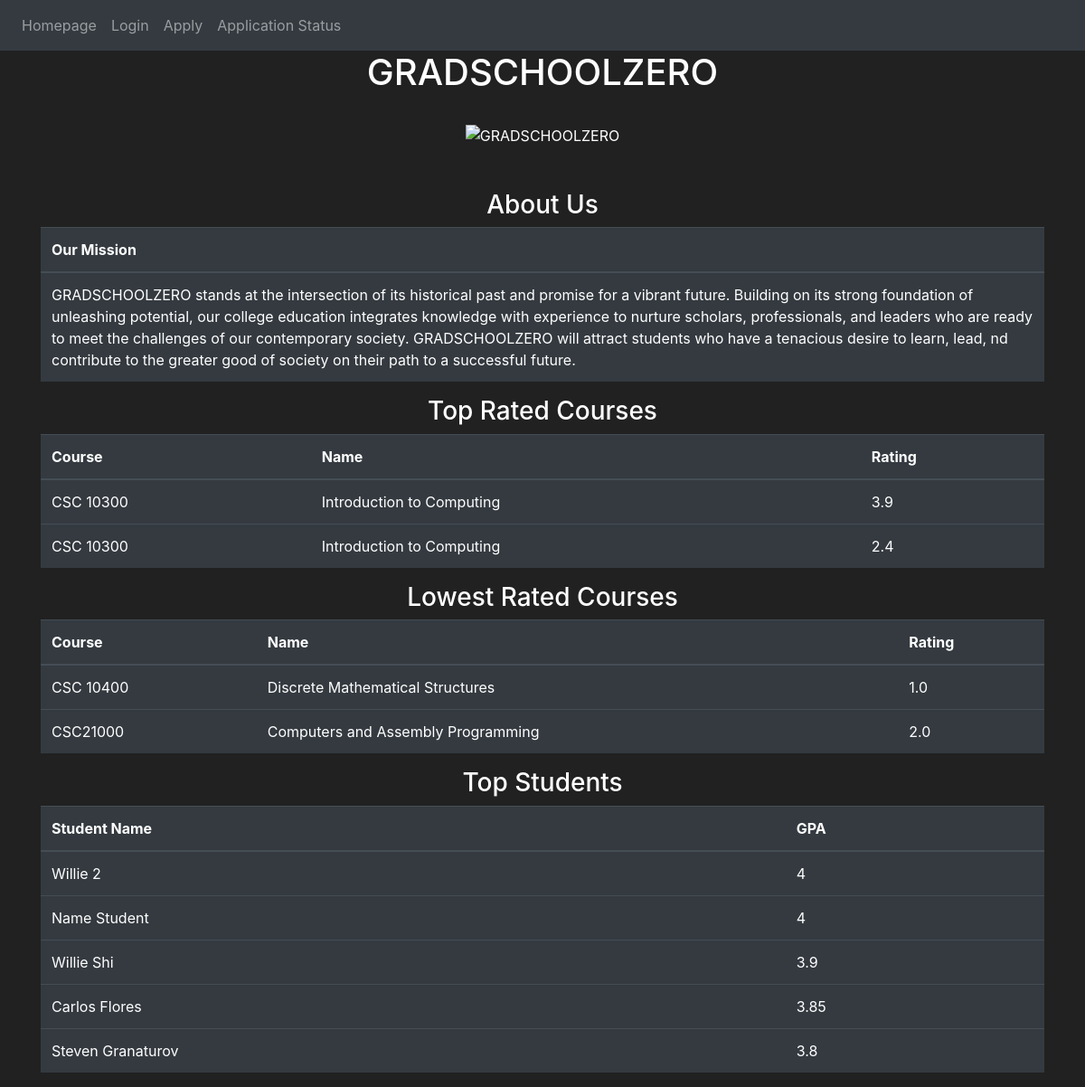
The page / on the database its author committed.
### website/models.py (models this page shows, shortened)
class User(db.Model, UserMixin):
    id = db.Column(db.Integer, primary_key=True)
    email = db.Column(db.String(400), unique=True)
    password = db.Column(db.String(400))
    first_name = db.Column(db.String(400))
    usertype = db.Column(db.String(400))
    gpa = db.Column(db.Integer)
    department = db.Column(db.String(400))
    status = db.Column(db.String(1))  ####################
    courses = db.relationship('Courses')

### website/views.py (the view)
@views.route('/')
def homepage():
    make_student()
    make_instructor()
    make_registrar()
    data = (
        ("CSC 10300", "Introduction to Computing", "3.9"),
        ("CSC 10300", "Introduction to Computing", "2.4"),
    )
    user = User.query.order_by(desc(User.gpa)).first()
    max_gpa = user.gpa
    student = User.query.filter(User.gpa <= max_gpa).order_by( desc(User.gpa)).limit(5).all()
    return render_template("homepage.html", user=current_user,  table_data=data, data=student)

### website/auth.py (called while the page is built, shortened)
@auth.route('/registrar-make', methods=['GET', 'POST'])
def make_registrar():
    user = User.query.filter_by(email="r@gmail.com").first()
    if user:
        pass
    else:
        new_user = User(email = "r@gmail.com", first_name = "RegistrarT", password = generate_password_hash("1", method='sha256'), usertype = "Registrar")
        db.session.add(new_user)
        db.session.commit()
    return render_template("make-user.html", user = current_user)

@auth.route('/student-make', methods=['GET', 'POST'])
def make_student():
    user = User.query.filter_by(email="s@gmail.com").first()
    if user:
        pass
    return render_template("make-user.html", user=current_user)

@auth.route('/instructor-make', methods=['GET', 'POST'])
def make_instructor():
    user = User.query.filter_by(email="i@gmail.com").first()
    if user:
        pass
    else:
        new_user = User(email = "i@gmail.com", first_name = "Instructor", password = generate_password_hash("1", method='sha256'), usertype = "Instructor")
        db.session.add(new_user)
        db.session.commit()
    return render_template("make-user.html", user = current_user)

### website/templates/make-user.html (shortened to what this page needs)
{% extends "base.html" %} {% block title %}Applications{% endblock %}

### website/templates/homepage.html (shortened to what this page needs)
{% extends "base.html" %} {% block title %}GRADSCHOOLZERO{% endblock %} {% block content
%}
<h1 align="center">GRADSCHOOLZERO</h1>
    <br>
  </head>
  <body>
    <span class="img-container">
      <img src="https://i.ibb.co/C21Q2bJ/GRADSCHOOLZERO.png" alt="GRADSCHOOLZERO">
    </span>
<br>
<br>
    <h3 align="center">About Us</h3>
      <table class="table table-hover table-dark">
        <thead>
            <tr>
                <th scope="col">Our Mission</th>
            </tr>
        </thead>
            <tbody>
                    <tr>
                        <td>GRADSCHOOLZERO stands at the intersection of its historical past and promise for a vibrant future.
                            Building on its strong foundation of unleashing potential, our college education integrates
                            knowledge with experience to nurture scholars, professionals, and leaders who are ready to meet the challenges
                            of our contemporary society. GRADSCHOOLZERO will attract students who have a tenacious desire to learn, lead,
                            nd contribute to the greater good of society on their path to a successful future.
                        </td>
                    </tr>
            </tbody>
        </table>
    <h3 align="center">Top Rated Courses</h3>
      <table class="table table-hover table-dark">
        <thead>
            <tr>
                <th scope="col">Course</th>
                <th scope="col">Name</th>
                <th scope="col">Rating</th>
            </tr>
        </thead>
            <tbody>
                   {% for row in table_data %}
            <tr>
                {% for cell in row %}
                <td>{{ cell }}</td>
                {% endfor %}
            </tr>
            {% endfor %}
            </tbody>
        </table>
    <h3 align="center">Lowest Rated Courses</h3>
      <table class="table table-hover table-dark">
        <thead>
            <tr>
                <th scope="col">Course</th>
                <th scope="col">Name</th>
                <th scope="col">Rating</th>
            </tr>
        </thead>
            <tbody>
                    <tr>
                        <td>CSC 10400</td>
                         <td>Discrete Mathematical Structures</td>
                        <td>1.0</td>
                    </tr>
                    <tr>
                        <td>CSC21000</td>
                        <td>Computers and Assembly Programming</td>
                        <td>2.0</td>
                    </tr>
            </tbody>
        </table>
    <h3 align="center">Top Students</h3>
    <table class="table table-hover table-dark">
        <thead>
            <tr>
                <th scope="col">Student Name</th>
                <th scope="col">GPA</th>
            </tr>
        </thead>
            <tbody>
            <tr>
                   {% for students in data %}
            <td> {{students.first_name}}</td>
             <td> {{students.gpa}}</td>
            </tr>
            {% endfor %}
            </tbody>
        </table>
{% endblock %}

### website/templates/homepage.html (style rules this page uses)
.img-container { text-align: center; display: block; }

### website/templates/base.html (style rules this page uses)
body { background-color: #212121; color: white }

### rows shown on the page
User: first_name "Willie 2", gpa "4"
User: first_name "Name Student", gpa "4"
User: first_name "Willie Shi", gpa "3.9"
User: first_name "Carlos Flores", gpa "3.85"
User: first_name "Steven Granaturov", gpa "3.8"

### other values the page prints
{{ cell }} "CSC 10300" "Introduction to Computing" "3.9" "CSC 10300" "Introduction to Computing" "2.4"
